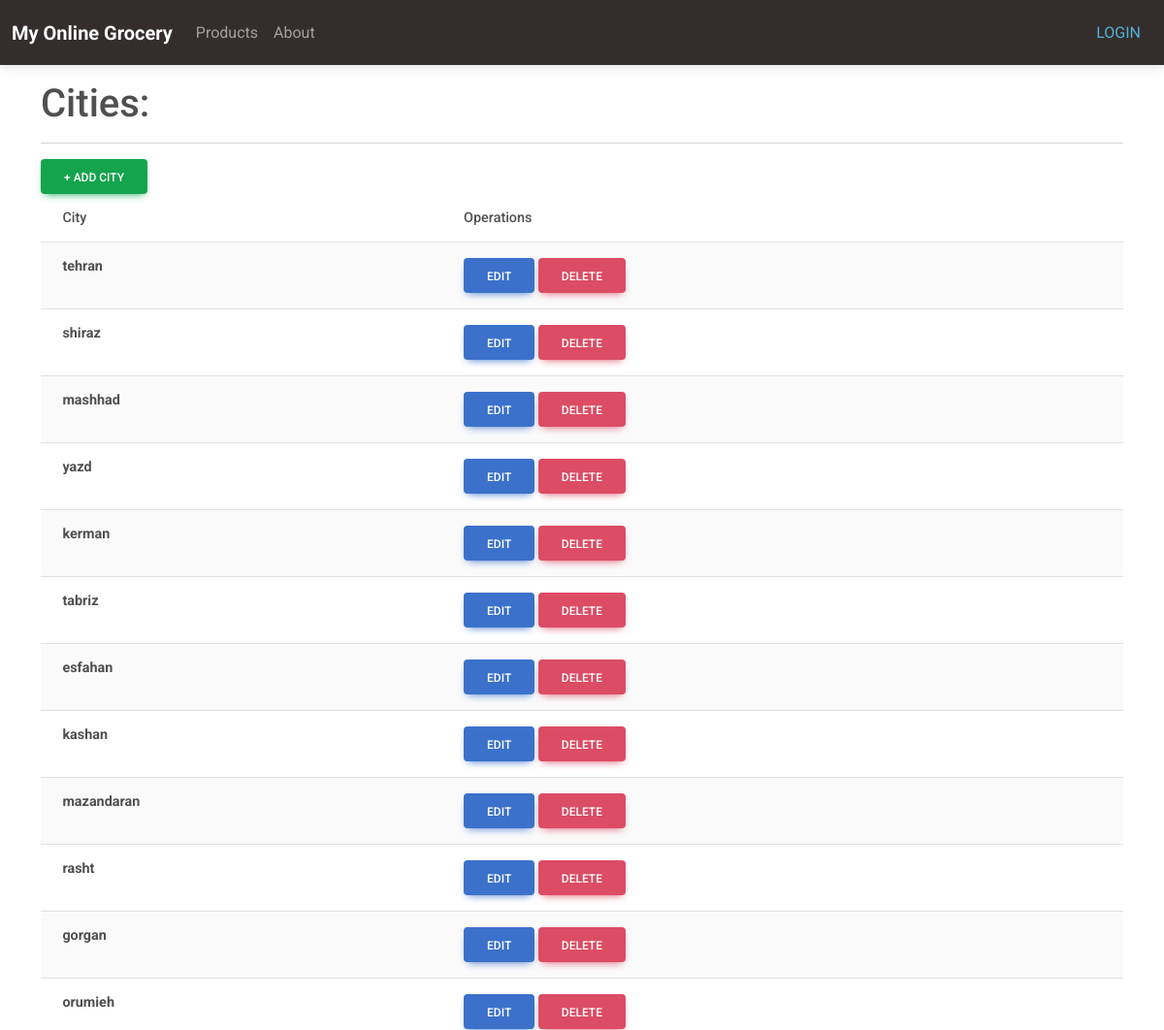
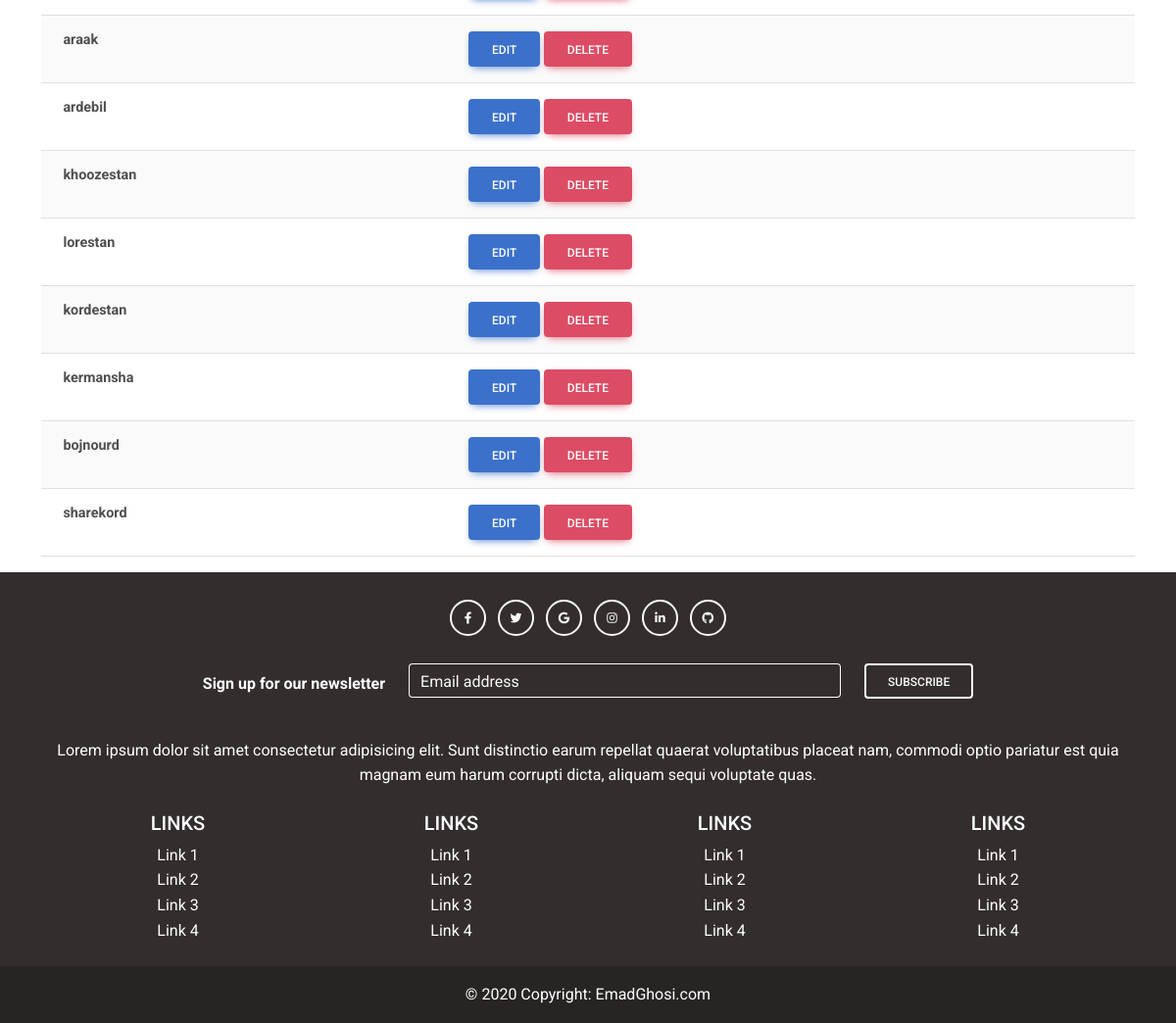
Screenshot of /inventory/citylist/ with the database file from the repository (2 pictures, top to bottom).
### inventory/models.py (models this page shows, shortened)
class City(models.Model):
    name = models.CharField(max_length=100)

### inventory/views.py (the view)
# urls.py: path('citylist/', views.CityListView.as_view(), name='citylist'),
class CityListView(ListView,LoginRequiredMixin):
    model = City
    template_name = 'citylist.html'

### templates/citylist.html (shortened to what this page needs)
{% extends 'base.html' %}
{% load static %}
{% block content %}
<html>
<head>
  <link
  href="https://cdnjs.cloudflare.com/ajax/libs/font-awesome/6.0.0/css/all.min.css"
  rel="stylesheet"
/>
<link
  href="https://cdnjs.cloudflare.com/ajax/libs/mdb-ui-kit/6.4.0/mdb.min.css"
  rel="stylesheet"
/>
</head>
<body>
    <div class="wrapper">
        <h1 class=" text-left mt-3 mb-3 ml-0 align-left w-50">Cities:</h1>
        <hr>
        <a
            href="{% url 'cityadd' %}"
            class="btn btn-success align-right"
            role="btn"
            >+ Add city</a
            >
        <div class="wrapper">
            <table class="table table-striped">
                <thead class="thead-dark ">
                    <tr>
                        <th>City</th>
                        <th>Operations</th>
                    </tr>
                </thead>
                <tbody>
                    {% for item in object_list %}
                    <tr class="">
                        <td class="align-center"> <b >{{ item.name }} </b>
                        </td>
                        <td class="align-right">
                            <div class="align-right">
                                <a
                                href="{% url 'cityupdate' pk=item.pk %}"
                                class="btn btn-primary align-right "
                                role="btn"
                                >Edit</a
                              >
                              <a
                              href="{% url 'citydelete' pk=item.pk %}"
                                class="btn btn-danger align-right"
                                role="btn"
                                >Delete</a
                              >
                            </div>
                        </td>
                    </tr>
                  {% endfor %}
                </tbody>
              </table>
            </div>
          </div>
</body>
</html>
{% endblock content %}

### static/css/base.css (style rules this page uses)
body { font-family: "Roboto", -apple-system, BlinkMacSystemFont, "Segoe UI", Roboto, "Helvetica Neue", Arial, "Noto Sans", sans-serif, "Apple Color Emoji", "Segoe UI Emoji", "Segoe UI Symbol", "Noto Color Emoji"; }
h1, h2, h3, h4, h5, h6, .h1, .h2, .h3, .h4, .h5, .h6 { font-family: "Roboto", -apple-system, BlinkMacSystemFont, "Segoe UI", Roboto, "Helvetica Neue", Arial, "Noto Sans", sans-serif, "Apple Color Emoji", "Segoe UI Emoji", "Segoe UI Symbol", "Noto Color Emoji"; }
a { -webkit-transition: .3s all ease; -o-transition: .3s all ease; transition: .3s all ease; }
a, a:hover { text-decoration: none !important; }

### templates/base.html (style rules this page uses)
.page-container { position: relative; min-height: 100vh; }

### rows the page displays
City: name "tehran"
City: name "shiraz"
City: name "mashhad"
City: name "yazd"
City: name "kerman"
City: name "tabriz"
City: name "esfahan"
City: name "kashan"
City: name "mazandaran"
City: name "rasht"
City: name "gorgan"
City: name "orumieh"
City: name "araak"
City: name "ardebil"
City: name "khoozestan"
City: name "lorestan"
City: name "kordestan"
City: name "kermansha"
City: name "bojnourd"
City: name "sharekord"
